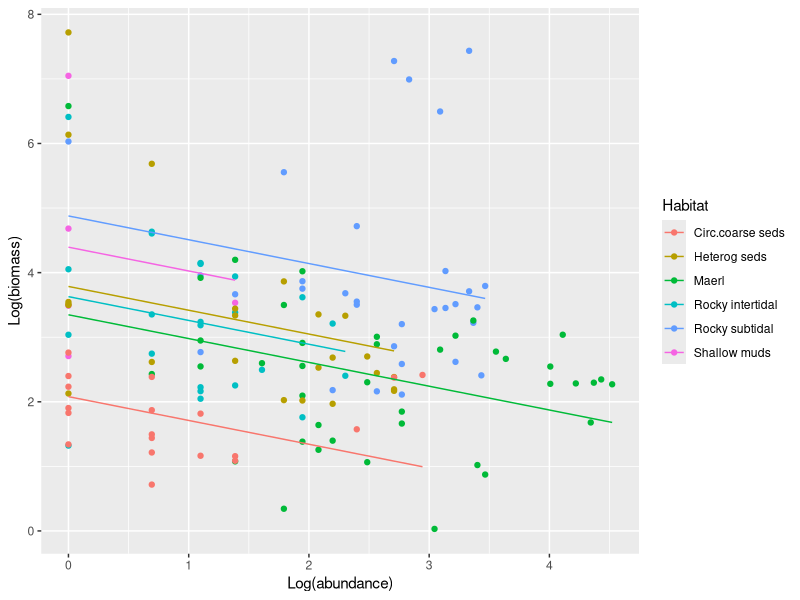
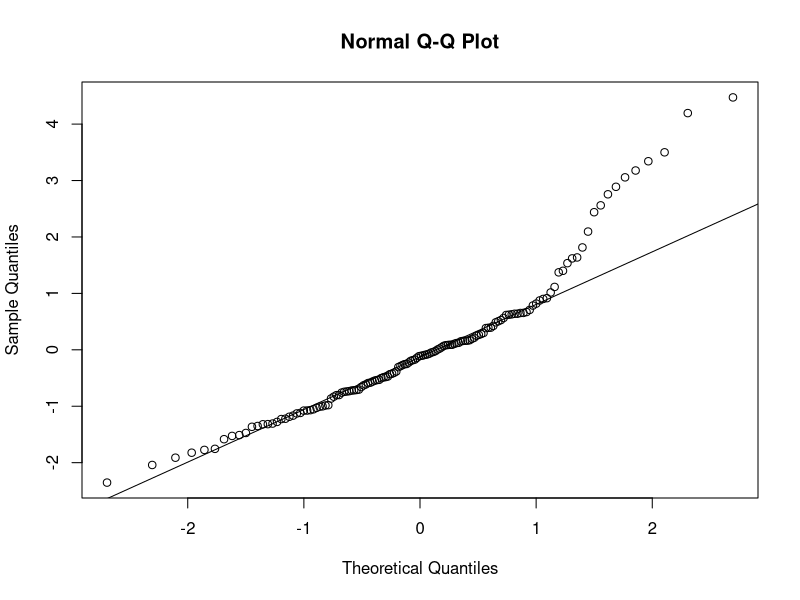

R code for these plots, in order:
## ---- chunk 1
knitr::opts_chunk$set(echo = TRUE)
knitr::opts_chunk$set(echo = TRUE)
options(repos = "https://cloud.r-project.org")

library(car)
library(lme4)
library(multcomp)
library(ggplot2)
install.packages("knitr")
install.packages("kableExtra")
library(MASS)
library(emmeans)


library(knitr)
library(kableExtra)
## ---- chunk 2
overdisp_fun <- function(model) {
    rdf <- df.residual(model)
    rp <- residuals(model,type="pearson")
    Pearson.chisq <- sum(rp^2)
    prat <- Pearson.chisq/rdf
    pval <- pchisq(Pearson.chisq, df=rdf, lower.tail=FALSE)
    c(chisq=Pearson.chisq,ratio=prat,rdf=rdf,p=pval)
}

## ---- chunk 3
library(ggplot2)
data2022 <- read.csv('Dataa/data2022.csv')
data2022$row_id <- factor(1:nrow(data2022))
data2022 <- data2022[data2022$Abundance.sponges > 0, ]
data2022$Sponge.biomass <- as.numeric(gsub("[^0-9.]", "", data2022$Sponge.biomass))

# cleaning up
data2022$ln.biovolume <- log(data2022$Sponge.biomass/data2022$Abundance.sponges)
data2022$log.n <- log(data2022$Abundance.sponges)
data2022$row_id <- factor(1:nrow(data2022))

## ---- chunk 4
m10b <- aov(ln.biovolume ~ Habitat, data = data2022)
boop <-summary(m10b) 

# Create a data frame with the information
boop <- data.frame(
  Source = c("Habitat", "Residuals"),
  Df = c(5, 136),
  Sum_Sq = c(184.1, 245.4),
  Mean_Sq = c(36.82, 1.80),
  F_value = c(20.4, NA),
  Pr_F = c("3.71e-15 ***", NA)
)

kable(boop,caption="anova on volume per inidividual and habitat")


# Create the table
boo <- data.frame(
  Comparison = c("Heterog seds-Circ.coarse seds", "Maerl-Circ.coarse seds", "Rocky intertidal-Circ.coarse seds", 
                 "Rocky subtidal-Circ.coarse seds", "Shallow muds-Circ.coarse seds", "Maerl-Heterog seds",
                 "Rocky intertidal-Heterog seds", "Rocky subtidal-Heterog seds", "Shallow muds-Heterog seds",
                 "Rocky intertidal-Maerl", "Rocky subtidal-Maerl", "Shallow muds-Maerl",
                 "Rocky subtidal-Rocky intertidal", "Shallow muds-Rocky intertidal", "Shallow muds-Rocky subtidal"
  ),
  diff = c(1.5005453, 0.6380823, 1.4872614, 2.1890594, 2.5456745, -0.8624630, -0.0132839, 0.6885141,
           1.0451292, 0.8491791, 1.5509771, 1.9075922, 0.7017980, 1.0584131, 0.3566151
  ),
  lwr = c(0.38960855, -0.36990890, 0.36570415, 1.13500047, 0.72730831, -1.79655984, -1.06892651, -0.29511738,
          -0.73333819, -0.09752418, 0.68530011, 0.19154674, -0.29381295, -0.72670778, -1.38688881
  ),
  upr = c(2.61148206, 1.64607350, 2.60881870, 3.24311829, 4.36404069, 0.07163383, 1.04235875, 1.67214553,
          2.82359658, 1.79588242, 2.41665404, 3.62363766, 1.69740886, 2.84353394, 2.10011905
  ),
  p_adj = c(0.0020172, 0.4501734, 0.0026023, 0.0000002, 0.0011977, 0.0883057, 1.0000000, 0.3345847,
            0.5349857, 0.1060177, 0.0000115, 0.0199472, 0.3267299, 0.5250267, 0.9914730
  )
)

kable(boo,caption="tukey hsd results")


#plot
dog <- lm(ln.biovolume~log.n + Habitat,data2022)
pred <- predict(dog)
ggplot(data2022,aes(x=log.n,y=ln.biovolume,color=Habitat)) + geom_point() +
  geom_line(aes(y=pred)) +
  xlab("Log(abundance)") +
  ylab("Log(biomass)")

#assumptions

residualsm3 <- residuals(m10b)
qqnormm3 <- qqnorm(residualsm3)
qqnormm3 <- qqline(residualsm3)

library(car)
booop<-leveneTest(m10b)
kable(booop,caption="levenes test")
